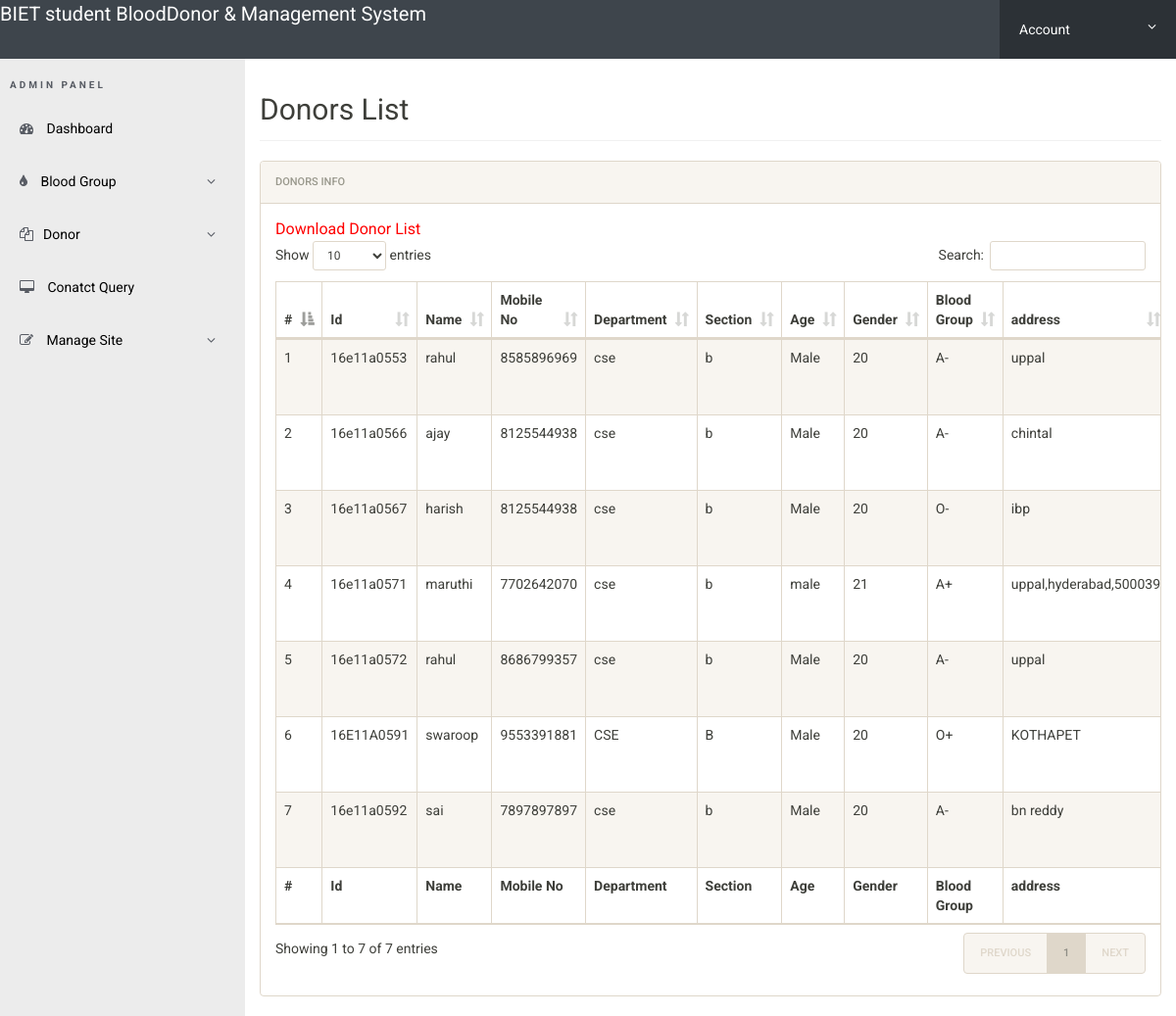
/admin/donor-list.php (signed in), run on the app's committed database.
### tables this page shows
CREATE TABLE `tblblooddonars` (
  `Id` varchar(100) NOT NULL,
  `FullName` varchar(100) DEFAULT NULL,
  `MobileNumber` char(11) DEFAULT NULL,
  `Department` varchar(100) DEFAULT NULL,
  `Section` varchar(100) DEFAULT NULL,
  `Age` int(11) DEFAULT NULL,
  `Gender` varchar(20) DEFAULT NULL,
  `BloodGroup` varchar(20) DEFAULT NULL,
  `Address` varchar(255) DEFAULT NULL,
  `PostingDate` timestamp NOT NULL DEFAULT current_timestamp(),
  `status` int(1) DEFAULT NULL
);

### admin/donor-list.php (the view, shortened to what this page needs)
<?php
include('includes/config.php');
if(strlen($_SESSION['alogin'])==0)
	{
header('location:index.php');
}
else{
 ?>
<!doctype html>
<html lang="en" class="no-js">
<head>
	<link rel="stylesheet" href="css/font-awesome.min.css">
	<link rel="stylesheet" href="css/bootstrap.min.css">
	<link rel="stylesheet" href="css/dataTables.bootstrap.min.css">
	<link rel="stylesheet" href="css/bootstrap-social.css">
	<link rel="stylesheet" href="css/bootstrap-select.css">
	<link rel="stylesheet" href="css/fileinput.min.css">
	<link rel="stylesheet" href="css/awesome-bootstrap-checkbox.css">
	<link rel="stylesheet" href="css/style.css">
</head>
<body>
	<?php include('includes/header.php');?>
	<div class="ts-main-content">
		<?php include('includes/leftbar.php');?>
		<div class="content-wrapper">
			<div class="container-fluid">
				<div class="row">
					<div class="col-md-12">
						<h2 class="page-title">Donors List</h2>
						<div class="panel panel-default">
							<div class="panel-heading">Donors Info</div>
							<div class="panel-body">
				<a href="download-records.php" style="color:red; font-size:16px;">Download Donor List</a>
								<table id="zctb" class="display table table-striped table-bordered table-hover" cellspacing="0" width="100%">
									<thead>
										<tr>
										<th>#</th>
										<th>Id</th>
											<th>Name</th>
											<th>Mobile No</th>
											<th>Department</th>
											<th>Section</th>
											<th>Age</th>
											<th>Gender</th>
											<th>Blood Group</th>
											<th>address</th>
										</tr>
									</thead>
									<tfoot>
										<tr>
										<th>#</th>
										<th>Id</th>
										<th>Name</th>
										<th>Mobile No</th>
										<th>Department</th>
										<th>Section</th>
										<th>Age</th>
										<th>Gender</th>
										<th>Blood Group</th>
										<th>address</th>
										</tr>
									</tfoot>
									<tbody>
<?php $sql = "SELECT * from  tblblooddonars ";
$query = $dbh -> prepare($sql);
$query->execute();
$results=$query->fetchAll(PDO::FETCH_OBJ);
$cnt=1;
if($query->rowCount() > 0)
{
foreach($results as $result)
{				?>
										<tr>
											<td><?php echo htmlentities($cnt);?></td>
											<td><?php echo htmlentities($result->Id);?></td>
											<td><?php echo htmlentities($result->FullName);?></td>
											<td><?php echo htmlentities($result->MobileNumber);?></td>
											<td><?php echo htmlentities($result->Department);?></td>
											<td><?php echo htmlentities($result->Section);?></td>
											<td><?php echo htmlentities($result->Gender);?></td>
											<td><?php echo htmlentities($result->Age);?></td>
											<td><?php echo htmlentities($result->BloodGroup);?></td>
											<td><?php echo htmlentities($result->Address);?></td>
										</tr>
										<?php $cnt=$cnt+1; }} ?>
									</tbody>
								</table>
							</div>
						</div>
					</div>
				</div>
			</div>
		</div>
	</div>
</body>
</html>
<?php } ?>

### admin/includes/header.php (shortened to what this page needs)
<div class="brand clearfix">
	<a  href="dashboard.php" style="font-size: 20px; padding-top:10%; color:#fff">BIET student BloodDonor & Management System</a>
		<ul class="ts-profile-nav">
			<li class="ts-account">
				<a href="#"> Account <i class="fa fa-angle-down hidden-side"></i></a>
			</li>
		</ul>
	</div>

### admin/includes/leftbar.php (shortened to what this page needs)
<head>
</head>
<body>
	<nav class="ts-sidebar" >
			<ul class="ts-sidebar-menu">
				<li class="ts-label"style="padding:10px;">Admin Panel</li>
				<li class="side-bar-list"><a href="dashboard.php"><i class="fa fa-dashboard"></i> <span class="item-text">Dashboard</span></a></li>
        <li class="side-bar-list"><a href="#"><i class="fa fa-tint"></i> <span class="item-text">Blood Group</span></a>
         </li>
				   <li class="side-bar-list"><a href="#"><i class="fa fa-files-o"></i><span class="item-text">Donor</span></a>
					 </li>
				<li class="side-bar-list"><a href="manage-conactusquery.php"><i class="fa fa-desktop"></i><span class="item-text"> Conatct Query</span></a></li>
				<li class="side-bar-list"><a href="#"><i class="fa fa-edit"></i> <span class="item-text">Manage Site</span></a>
         </li>
			</ul>
		</nav>
	</body>

### admin/css/style.css (style rules this page uses)
html { font-size: 14px; }
@media only screen and (min-width: 480px) { html { font-size: 17px; } }
@media only screen and (min-width: 768px) { html { font-size: 14px; } }
body { font-size: 1em; }
a { color: #37a6c4; }
.panel { overflow: hidden; }
ul, li { margin: 0; padding: 0; list-style: none; }
.page-title { padding-bottom: 15px; margin-bottom: 20px; border-bottom: 1px solid #f0f0f0; }
.brand { background: #3e454c; position: relative; z-index: 3; position: fixed; width: 100%; top: 0; }
.brand .ts-profile-nav { float: right; display: none; }
.brand .ts-profile-nav li { float: left; position: relative; }
.brand .ts-profile-nav li a { display: block; padding: 20px; color: #fff; }
.brand .ts-profile-nav .ts-account .fa-angle-down { float: right; }
.brand .ts-profile-nav .ts-account > a { width: 180px; background: #2c3136; }
@media only screen and (min-width: 992px) { .brand .ts-profile-nav { display: block; } }
.ts-sidebar { background: #2c3136; max-height: 0; transition: max-height 0.3s; overflow: hidden; position: fixed; z-index: 2; width: 100%; bottom: 0; top: 60px; overflow-y: auto; }
@media only screen and (min-width: 992px) { .ts-sidebar { max-height: 100%; bottom: 0; } }
.ts-sidebar-menu .ts-label { color: #585c64; font-weight: bold; padding: 8px 15px; text-transform: uppercase; font-size: 10px; letter-spacing: 3px; margin-top: 10px; }
.ts-sidebar-menu a { display: block; text-decoration: none; padding: 12px 15px; color: #fff; }
.ts-sidebar-menu li { position: relative; }
.ts-sidebar-menu li i { color: #585c64; margin-right: 10px; }
.ts-main-content .content-wrapper { padding-top: 15px; margin-top: 60px; }
@media only screen and (min-width: 992px) { .ts-main-content .ts-sidebar { width: 250px; float: left; } }
@media only screen and (min-width: 992px) { .ts-main-content .content-wrapper { margin-left: 250px; } }

### admin/includes/leftbar.php (style rules this page uses)
.ts-sidebar { background-color: rgb(236, 236, 236); }
.side-bar-list { padding: 5px; color: black; }
.item-text { color: black; }

### data on the page
tblblooddonars: Id "16e11a0553", FullName "rahul", MobileNumber "8585896969", Department "cse", Section "b", Gender "Male", Age "20", BloodGroup "A-", Address "uppal"
tblblooddonars: Id "16e11a0566", FullName "ajay", MobileNumber "8125544938", Department "cse", Section "b", Gender "Male", Age "20", BloodGroup "A-", Address "chintal"
tblblooddonars: Id "16e11a0567", FullName "harish", MobileNumber "8125544938", Department "cse", Section "b", Gender "Male", Age "20", BloodGroup "O-", Address "ibp"
tblblooddonars: Id "16e11a0571", FullName "maruthi", MobileNumber "7702642070", Department "cse", Section "b", Gender "male", Age "21", BloodGroup "A+", Address "uppal,hyderabad,500039"
tblblooddonars: Id "16e11a0572", FullName "rahul", MobileNumber "8686799357", Department "cse", Section "b", Gender "Male", Age "20", BloodGroup "A-", Address "uppal"
tblblooddonars: Id "16E11A0591", FullName "swaroop", MobileNumber "9553391881", Department "CSE", Section "B", Gender "Male", Age "20", BloodGroup "O+", Address "KOTHAPET"
tblblooddonars: Id "16e11a0592", FullName "sai", MobileNumber "7897897897", Department "cse", Section "b", Gender "Male", Age "20", BloodGroup "A-", Address "bn reddy"
